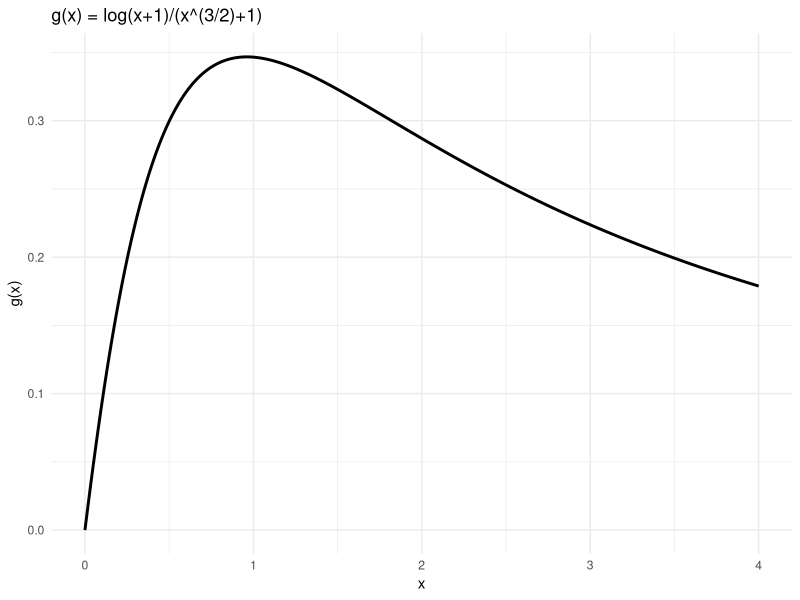
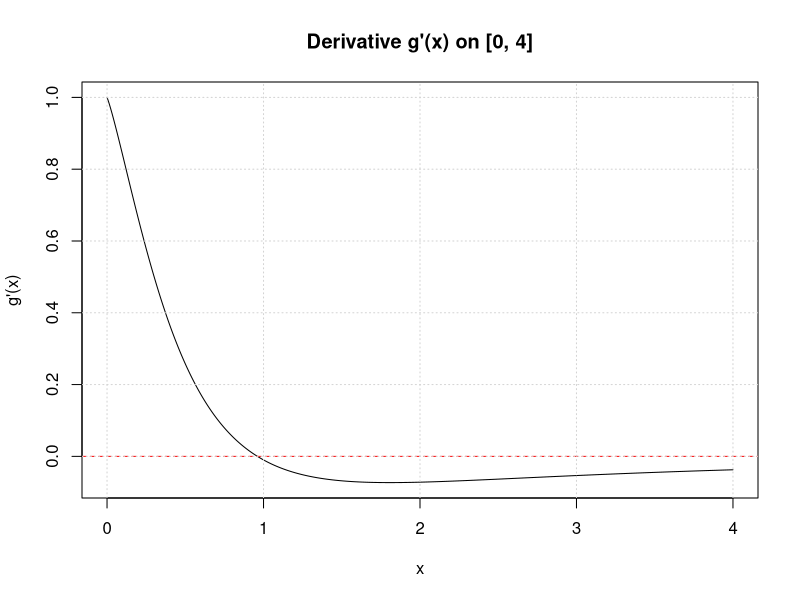

These figures' R source, in order:
## ---- chunk 1
knitr::opts_chunk$set(echo = TRUE)
## ---- chunk 2

#1.1
library(ggplot2)
g <- function(x) log(x + 1) / (x^(3/2) + 1)

df <- data.frame(x = seq(0, 4, length.out = 1000))
df$g <- g(df$x)

ggplot(df, aes(x, g)) +
  geom_line(linewidth = 1) +
  labs(
    title = "g(x) = log(x+1)/(x^(3/2)+1)",
    x = "x", y = "g(x)"
  ) +
  theme_minimal()
## ---- chunk 3
#1.2
g_prime <- function(x) {
  ((x^(3/2) + 1)/(x + 1) - (3/2) * x^(1/2) * log(x + 1)) / (x^(3/2) + 1)^2
}

curve(g_prime(x), from = 0, to = 4, n = 1000,
      xlab = "x", ylab = "g'(x)",
      main = "Derivative g'(x) on [0, 4]")

abline(h = 0, lty = 2, col = "red")
grid()
## ---- chunk 4
#1.3

## Bisection method (root-finding) for a user-chosen interval [a, b]
bisect_root <- function(f, a, b, tol = 1e-10, max_iter = 200) {
  fa <- f(a); fb <- f(b)

  if (!is.finite(fa) || !is.finite(fb))
    stop("f(a) or f(b) is not finite.")

  if (fa == 0) return(list(root = a, f_root = fa, iter = 0, a = a, b = b))
  if (fb == 0) return(list(root = b, f_root = fb, iter = 0, a = a, b = b))

  ## Need a sign change for bisection
  if (fa * fb > 0)
    stop("No sign change on [a, b]. Choose an interval where f(a) and f(b) have opposite signs.")

  for (iter in 1:max_iter) {
    c <- (a + b) / 2
    fc <- f(c)

    if (!is.finite(fc))
      stop("f(midpoint) not finite; try a different interval.")

    if (abs(fc) < tol || (b - a) / 2 < tol)
      return(list(root = c, f_root = fc, iter = iter, a = a, b = b))

    if (fa * fc < 0) {
      b <- c; fb <- fc
    } else {
      a <- c; fa <- fc
    }
  }

  list(root = (a + b)/2, f_root = f((a + b)/2), iter = max_iter, a = a, b = b)
}

## Find a critical point of g by solving g'(x)=0 on a user-selected interval
find_local_max_g <- function(a, b, tol = 1e-10, max_iter = 200) {
  out <- bisect_root(g_prime, a, b, tol = tol, max_iter = max_iter)
  x_star <- out$root

  ## First-derivative sign change test: + to - indicates local max
  eps <- min(1e-4, (b - a) / 100)
  left  <- g_prime(max(a, x_star - eps))
  right <- g_prime(min(b, x_star + eps))

  type <- if (is.finite(left) && is.finite(right) && left > 0 && right < 0) {
    "local maximum (g' changes + to -)"
  } else if (is.finite(left) && is.finite(right) && left < 0 && right > 0) {
    "local minimum (g' changes - to +)"
  } else {
    "critical point found; sign-change unclear on chosen interval"
  }

  list(x_star = x_star, g_at_x_star = g(x_star), type = type, details = out)
}

## Test
a = 0 
b = 4
res <- find_local_max_g(a = a, b = b)
## ---- chunk 5
res
## ---- chunk 6
#1.4
## Secant method for root finding
secant_root <- function(f, x0, x1, tol = 1e-10, max_iter = 200) {
  f0 <- f(x0); f1 <- f(x1)

  if (!is.finite(f0) || !is.finite(f1))
    stop("f(x0) or f(x1) is not finite.")

  if (f0 == 0) return(list(root = x0, f_root = f0, iter = 0, x0 = x0, x1 = x1))
  if (f1 == 0) return(list(root = x1, f_root = f1, iter = 0, x0 = x0, x1 = x1))

  for (iter in 1:max_iter) {
    denom <- (f1 - f0)
    if (denom == 0) stop("Secant breakdown: f(x1) - f(x0) = 0.")

    ## x_{n+1} = x_n - f(x_n) (x_n - x_{n-1}) / (f(x_n) - f(x_{n-1}))
    x2 <- x1 - f1 * (x1 - x0) / denom

    if (!is.finite(x2)) stop("Non-finite iterate produced; try different starting values.")

    if (abs(x2 - x1) < tol)
      return(list(root = x2, f_root = f(x2), iter = iter, x0 = x0, x1 = x1))

    ## shift (x0,f0) <- (x1,f1), (x1,f1) <- (x2,f2)
    x0 <- x1; f0 <- f1
    x1 <- x2; f1 <- f(x1)

    if (!is.finite(f1)) stop("Non-finite f(x) encountered; try different starting values.")
    if (abs(f1) < tol)  # optional early stop on function value
      return(list(root = x1, f_root = f1, iter = iter, x0 = x0, x1 = x1))
  }

  list(root = x1, f_root = f1, iter = max_iter, x0 = x0, x1 = x1)
}

## Find local max of g by applying secant to g'
find_local_max_g_secant <- function(x0, x1, tol = 1e-10, max_iter = 200) {
  out <- secant_root(g_prime, x0, x1, tol = tol, max_iter = max_iter)
  x_star <- out$root

  ## First-derivative sign-change check (heuristic)
  eps <- min(1e-4, abs(x1 - x0) / 100)
  left  <- g_prime(x_star - eps)
  right <- g_prime(x_star + eps)

  type <- if (is.finite(left) && is.finite(right) && left > 0 && right < 0) {
    "local maximum (g' changes + to -)"
  } else if (is.finite(left) && is.finite(right) && left < 0 && right > 0) {
    "local minimum (g' changes - to +)"
  } else {
    "critical point found; sign-change unclear from starting values"
  }

  list(x_star = x_star, g_at_x_star = g(x_star), type = type, details = out)
}

## Test
x0 = 0.2
x1 = 1
res <- find_local_max_g_secant(x0 = x0, x1 = x1)
## ---- chunk 7
res
## ---- chunk 8
## 1.5
# The "true" maximizer x* on [0,4]
# Find sign changes of g' on a fine grid, then bisect in the first bracket.
grid <- seq(0, 4, length.out = 2001)
vals <- g_prime(grid)

idx <- which(diff(sign(vals)) != 0)  # sign changes
if (length(idx) == 0) stop("No sign change found on [0,4]; cannot bracket a root.")

a_star <- grid[idx[1]]
b_star <- grid[idx[1] + 1]
true_out <- bisect_root(g_prime, a_star, b_star, tol = 1e-14, max_iter = 2000)
x_true <- true_out$root

## Bisection: test many [a,b]
bisect_grid <- expand.grid(
  a = seq(0, 3.5, by = 0.5),
  b = seq(0.5, 4.0, by = 0.5)
) 
bisect_grid <- subset(bisect_grid, a < b)

## Secant: test many (x0,x1) pairs
secant_grid <- expand.grid(
  x0 = seq(0.0, 3.5, by = 0.5),
  x1 = seq(0.5, 4.0, by = 0.5)
)  
secant_grid <- subset(secant_grid, x0 < x1)

## Helper: run safely and return a row
run_one <- function(method, p1, p2, tol_root = 1e-4) {
  if (method == "bisection") {
    out <- tryCatch(bisect_root(g_prime, p1, p2), error = function(e) NULL)
    root <- if (is.null(out)) NA_real_ else out$root
    iter <- if (is.null(out)) NA_integer_ else out$iter
    status <- if (is.null(out)) "fail" else "ok"
    data.frame(method = method, start1 = p1, start2 = p2,
               status = status,
               root = root,
               true_root_found = isTRUE(!is.na(root) && abs(root - x_true) <= tol_root),
               iterations = iter)
  } else {
    out <- tryCatch(secant_root(g_prime, p1, p2), error = function(e) NULL)
    root <- if (is.null(out)) NA_real_ else out$root
    iter <- if (is.null(out)) NA_integer_ else out$iter
    status <- if (is.null(out)) "fail" else "ok"
    data.frame(method = method, start1 = p1, start2 = p2,
               status = status,
               root = root,
               true_root_found = isTRUE(!is.na(root) && abs(root - x_true) <= tol_root),
               iterations = iter)
  }
}

## Run and bind results
bisect_res <- do.call(rbind, lapply(seq_len(nrow(bisect_grid)), function(i)
  run_one("bisection", bisect_grid$a[i], bisect_grid$b[i])
)) 

secant_res <- do.call(rbind, lapply(seq_len(nrow(secant_grid)), function(i)
  run_one("secant", secant_grid$x0[i], secant_grid$x1[i])
))

results <- rbind(bisect_res, secant_res)

## Sort for readability
results <- results[order(results$method, results$start1, results$start2), ]

## Print summary table
results
## ---- chunk 9
# Investigate the cause of failure of the secant method
secant_trace <- function(f, x0, x1, tol = 1e-12, max_iter = 50) {
  hist <- vector("list", max_iter)

  f0 <- f(x0); f1 <- f(x1)
  if (!is.finite(f0) || !is.finite(f1)) stop("Non-finite start.")

  for (iter in 1:max_iter) {
    denom <- f1 - f0

    x2 <- if (denom == 0) NA_real_ else x1 - f1 * (x1 - x0) / denom

    hist[[iter]] <- data.frame(
      iter = iter,
      x0 = x0, x1 = x1,
      f_x0 = f0, f_x1 = f1,
      denom = denom,
      x2 = x2,
      f_x2 = if (is.finite(x2)) f(x2) else NA_real_
    )

    if (!is.finite(x2))
      return(list(converged = FALSE, reason = "non-finite x2 (likely denom ~ 0 or overflow)",
                  iter = iter, history = do.call(rbind, hist[1:iter])))

    if (abs(x2 - x1) < tol || abs(f(x2)) < tol)
      return(list(converged = TRUE, reason = "tolerance reached",
                  iter = iter, root = x2, f_root = f(x2),
                  history = do.call(rbind, hist[1:iter])))

    ## shift
    x0 <- x1; f0 <- f1
    x1 <- x2; f1 <- f(x1)
    if (!is.finite(f1))
      return(list(converged = FALSE, reason = "non-finite f(x)",
                  iter = iter, history = do.call(rbind, hist[1:iter])))
  }

  list(converged = FALSE, reason = "max_iter reached",
       iter = max_iter, root = x1, f_root = f1,
       history = do.call(rbind, hist))
}

out <- secant_trace(g_prime, x0 = 0, x1 = 2, max_iter = 60)
cat("Algorithm converged: ", out$converged)
cat("Reason: ", out$reason)
cat("Number of iterations:", out$iter)
## ---- chunk 10
head(out$history, 10)
## ---- chunk 11
tail(out$history, 10)
